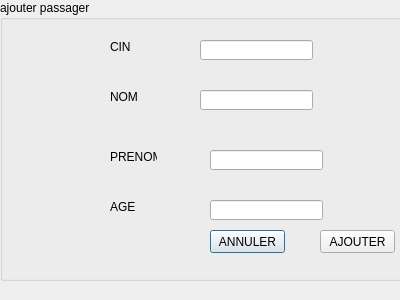
<?xml version="1.0" encoding="UTF-8"?>
<ui version="4.0">
 <class>ajouter_passager</class>
 <widget class="QDialog" name="ajouter_passager">
  <property name="geometry">
   <rect>
    <x>0</x>
    <y>0</y>
    <width>400</width>
    <height>300</height>
   </rect>
  </property>
  <property name="windowTitle">
   <string>Dialog</string>
  </property>
  <widget class="QGroupBox" name="groupBox">
   <property name="geometry">
    <rect>
     <x>0</x>
     <y>0</y>
     <width>421</width>
     <height>281</height>
    </rect>
   </property>
   <property name="title">
    <string>ajouter passager</string>
   </property>
   <widget class="QLineEdit" name="lineEdit">
    <property name="geometry">
     <rect>
      <x>200</x>
      <y>40</y>
      <width>113</width>
      <height>20</height>
     </rect>
    </property>
   </widget>
   <widget class="QLineEdit" name="lineEdit_2">
    <property name="geometry">
     <rect>
      <x>200</x>
      <y>90</y>
      <width>113</width>
      <height>20</height>
     </rect>
    </property>
   </widget>
   <widget class="QLabel" name="label">
    <property name="geometry">
     <rect>
      <x>110</x>
      <y>40</y>
      <width>47</width>
      <height>13</height>
     </rect>
    </property>
    <property name="text">
     <string>CIN</string>
    </property>
   </widget>
   <widget class="QLabel" name="label_2">
    <property name="geometry">
     <rect>
      <x>110</x>
      <y>90</y>
      <width>47</width>
      <height>13</height>
     </rect>
    </property>
    <property name="text">
     <string>NOM</string>
    </property>
   </widget>
   <widget class="QLabel" name="label_3">
    <property name="geometry">
     <rect>
      <x>110</x>
      <y>150</y>
      <width>47</width>
      <height>13</height>
     </rect>
    </property>
    <property name="text">
     <string>PRENOM</string>
    </property>
   </widget>
   <widget class="QLineEdit" name="lineEdit_3">
    <property name="geometry">
     <rect>
      <x>210</x>
      <y>150</y>
      <width>113</width>
      <height>20</height>
     </rect>
    </property>
   </widget>
   <widget class="QPushButton" name="pushButton">
    <property name="geometry">
     <rect>
      <x>210</x>
      <y>230</y>
      <width>75</width>
      <height>23</height>
     </rect>
    </property>
    <property name="text">
     <string>ANNULER</string>
    </property>
   </widget>
   <widget class="QPushButton" name="pushButton_2">
    <property name="geometry">
     <rect>
      <x>320</x>
      <y>230</y>
      <width>75</width>
      <height>23</height>
     </rect>
    </property>
    <property name="text">
     <string>AJOUTER</string>
    </property>
   </widget>
   <widget class="QLineEdit" name="lineEdit_4">
    <property name="geometry">
     <rect>
      <x>210</x>
      <y>200</y>
      <width>113</width>
      <height>20</height>
     </rect>
    </property>
   </widget>
   <widget class="QLabel" name="label_4">
    <property name="geometry">
     <rect>
      <x>110</x>
      <y>200</y>
      <width>47</width>
      <height>13</height>
     </rect>
    </property>
    <property name="text">
     <string>AGE</string>
    </property>
   </widget>
  </widget>
 </widget>
 <resources/>
 <connections/>
</ui>
